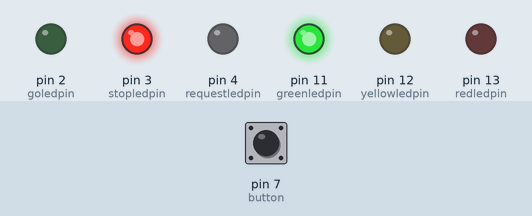
Simulated run of this sketch. Board: Arduino Uno, built with avr-gcc and run on an emulated ATmega328P. Parts: output pins drawn as LEDs (lit = HIGH). The test bench sets the inputs (shaded band); at power-on: pin 7 (button) LOW.

Above: at 1.2 s.
1.3 s: pin 7 (button) pulled HIGH for 0.15 s
At 2.1 s:
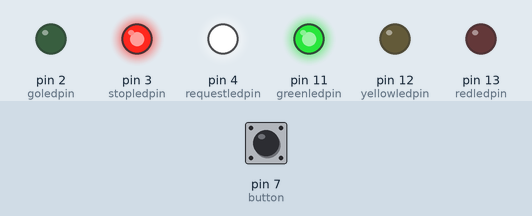
At 10.6 s:
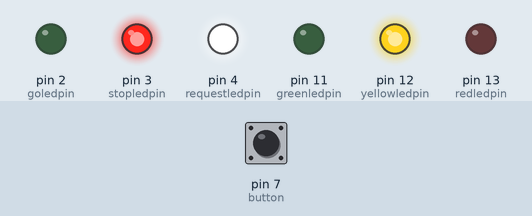
Timing chart, 0 to 29.8 s (numbered marks = the images above; inputs shaded):
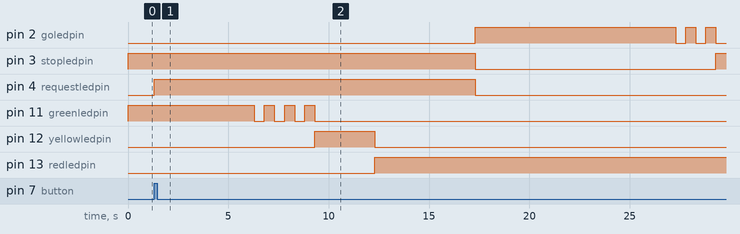

Measured:
- after the input at 1.3 s, pin 2 (goledpin): LOW → HIGH after 16.0 s, then repeats every 1.0 s: LOW 0.50 s, HIGH 0.50 s; pin 3 (stopledpin): HIGH → LOW after 16.0 s, → HIGH 12.0 s later

The sketch:

sketch.ino
```cpp
//LEDs AutoAmpel
int redledpin = 13;
int yellowledpin = 12;
int greenledpin = 11;
//LEDs Fußgängerampel
int requestledpin = 4;
int stopledpin = 3;
int goledpin = 2;
//Knopf
int button = 7;

void setup() {
  // put your setup code here, to run once:
  pinMode(redledpin, OUTPUT);
  pinMode(yellowledpin, OUTPUT);
  pinMode(greenledpin, OUTPUT);
  pinMode(requestledpin, OUTPUT);
  pinMode(stopledpin, OUTPUT);
  pinMode(goledpin, OUTPUT);
  pinMode(button, INPUT);
}

void loop() {
  // put your main code here, to run repeatedly:

  if (digitalRead(button) == HIGH) {
    //Anfrage anzeigen
    digitalWrite(requestledpin, HIGH);
    delay(5000);
    //Fahrzeugampel blinken lassen um den Wechsel anzuzeigen
    digitalWrite(greenledpin, LOW);
    delay(500);
    digitalWrite(greenledpin, HIGH);
    delay(500);
    digitalWrite(greenledpin, LOW);
    delay(500);
    digitalWrite(greenledpin, HIGH);
    delay(500);
    digitalWrite(greenledpin, LOW);
    delay(500);
    digitalWrite(greenledpin, HIGH);
    delay(500);
    digitalWrite(greenledpin, LOW);
    //Fahrzeugampel zu rot schalten
    digitalWrite(yellowledpin, HIGH);
    delay(3000);
    digitalWrite(redledpin, HIGH);
    digitalWrite(yellowledpin, LOW);
    //Fußgängerampel freigeben
    delay(5000);
    digitalWrite(requestledpin, LOW);
    digitalWrite(goledpin, HIGH);
    digitalWrite(stopledpin, LOW);
    delay(10000);
    //Fußgänger stoppen und warnen
    digitalWrite(goledpin, LOW);
    delay(500);
    digitalWrite(goledpin, HIGH);
    delay(500);
    digitalWrite(goledpin, LOW);
    delay(500);
    digitalWrite(goledpin, HIGH);
    delay(500);
    digitalWrite(stopledpin, HIGH);
    digitalWrite(goledpin, LOW);
    //Fahrzeuge freigeben
    delay(3000);
    digitalWrite(redledpin, HIGH);
    digitalWrite(yellowledpin, HIGH);
    delay(1500);
  } else {
    digitalWrite(greenledpin, HIGH);
    digitalWrite(redledpin, LOW);
    digitalWrite(yellowledpin, LOW);
    digitalWrite(requestledpin, LOW);
    digitalWrite(goledpin, LOW);
    digitalWrite(stopledpin, HIGH);
  }
}
```
